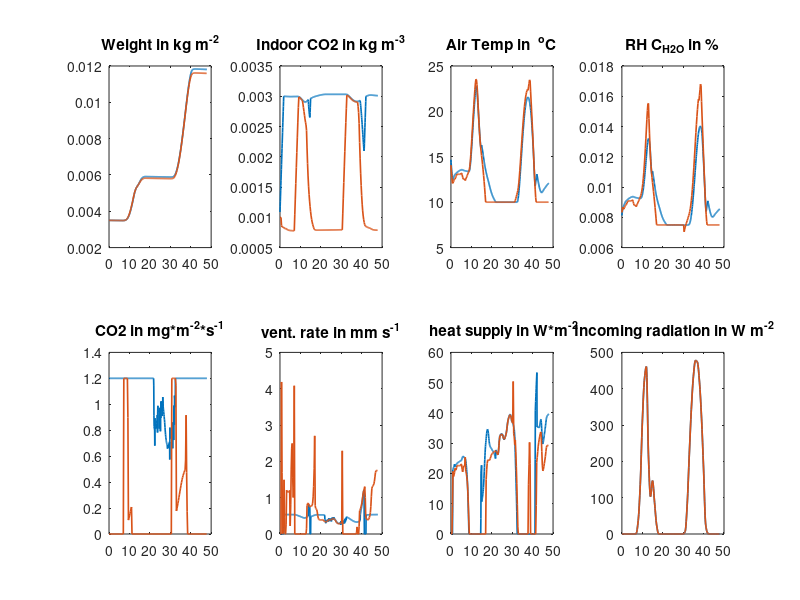

The MATLAB source for this figure:
load('resultHierarchical.mat');
load('resultSingleLayer.mat');
totalHours =  48;

figure(1);
subplot(2,4,1);
plot(0:1/12:totalHours-1/12, resH.x(1,:), 'LineWidth', 1.2); hold on;
plot(0:1/4:totalHours-1/4, resS.x(1,:), 'LineWidth', 1.2); title('Weight in kg m^{-2}');
subplot(2,4,2);
plot(0:1/12:totalHours-1/12, resH.x(2,:), 'LineWidth', 1.2); hold on;
plot(0:1/4:totalHours-1/4, resS.x(2,:), 'LineWidth', 1.2); title('Indoor CO2 in kg m^{-3}');%hold on;
% plot(  solH.value(xsphat(2,1))*ones(Nsim+1,1),'--', 'LineWidth', 1.2); title('Indoor CO2 in kg m^{-3}');
subplot(2,4,3);
plot(0:1/12:totalHours-1/12, resH.x(3,:), 'LineWidth', 1.2); hold on;
plot(0:1/4:totalHours-1/4, resS.x(3,:), 'LineWidth', 1.2);  title('Air Temp in  ^oC'); %hold on;
% plot( solH.value(xsphat(1,1))*ones(Nsim+1,1), '--', 'LineWidth', 1.2); title('Air Temp in  ^oC');
subplot(2,4,4);
plot(0:1/12:totalHours-1/12, resH.x(4,:), 'LineWidth', 1.2); hold on;
plot(0:1/4:totalHours-1/4, resS.x(4,:), 'LineWidth', 1.2);  title('RH C_{H2O} in %');
subplot(2,4,5);
plot(0:1/12:totalHours-1/12, resH.u(1,:), 'LineWidth', 1.2); hold on;
plot(0:1/4:totalHours-1/4, resS.u(1,:), 'LineWidth', 1.2); title('CO2 in mg*m^{-2}*s^{-1}');
subplot(2,4,6);
plot(0:1/12:totalHours-1/12, resH.u(2,:), 'LineWidth', 1.2); hold on;
plot(0:1/4:totalHours-1/4, resS.u(2,:), 'LineWidth', 1.2); title('vent. rate in mm s^{-1}');
subplot(2,4,7);
plot(0:1/12:totalHours-1/12, resH.u(3,:), 'LineWidth', 1.2); hold on;
plot(0:1/4:totalHours-1/4, resS.u(3,:), 'LineWidth', 1.2);  title(' heat supply in W*m^{-2}');
subplot(2,4,8);
plot(0:1/12:totalHours-1/12, resH.d(1,:), 'LineWidth', 1.2); hold on;
plot(0:1/4:totalHours-1/4, resS.d(1,:), 'LineWidth', 1.2);  title(' Incoming radiation in W m^{-2}');